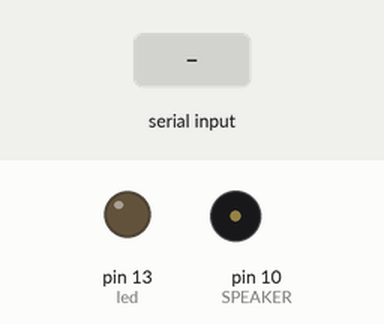
Simulated run of this sketch. Board: Arduino Uno, built with avr-gcc and run on an emulated ATmega328P. Shown: output pins drawn as LEDs (lit = HIGH), buzzer (waves = sounding). The test bench sets the inputs (shaded band). What the sketch prints to the serial monitor is not drawn.

Above: at 1.2 s.
1.3 s: "1" received over Serial
At 1.5 s:
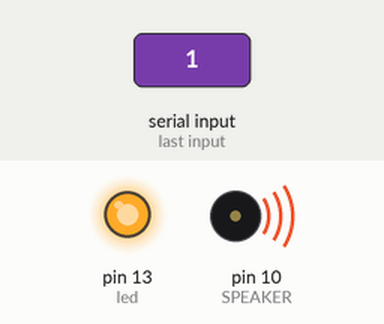
4.3 s: "0" received over Serial
At 5.0 s:
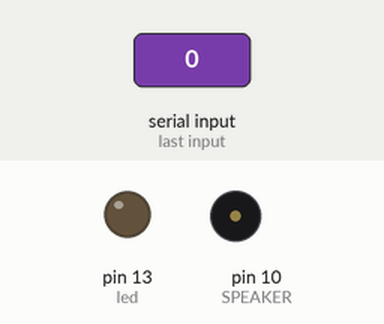
Timing chart, 0 to 7.3 s (numbered marks = the images above; inputs shaded):
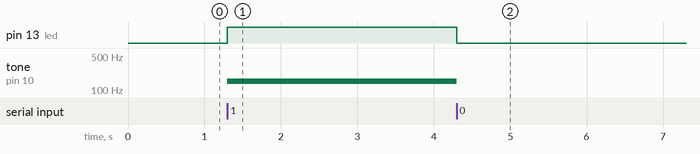

The sketch:

Arduino_code.ino
```cpp
const int led=13;
int value=0;
int SPEAKER=10;
int freq=7000;
void setup()
   {
      Serial.begin(9600);
      pinMode(led, OUTPUT);
      pinMode(SPEAKER, OUTPUT);
      digitalWrite (led, LOW);
      Serial.println("Connection established...");
   }

void loop()
   {
     while (Serial.available())
        {
           value = Serial.read();
        }

     if (value == '1'){
        digitalWrite (led, HIGH);
        freq+=100;
        if(freq>8000)
        {
           noTone(SPEAKER);
           delay(200);
           freq=50;
        }
        tone(SPEAKER,freq);
        delay(200);
     }
     else if (value == '0')
        digitalWrite (led, LOW);
        noTone(SPEAKER);
           freq=50;
   }
```

Measured:
- after the input at 1.3 s, pin 13 (led): LOW → HIGH at once; tone on pin 10 (SPEAKER): silent → 150 Hz at once
- after the input at 4.3 s, pin 13 (led): HIGH → LOW at once; tone on pin 10 (SPEAKER): 150 Hz → silent at once
